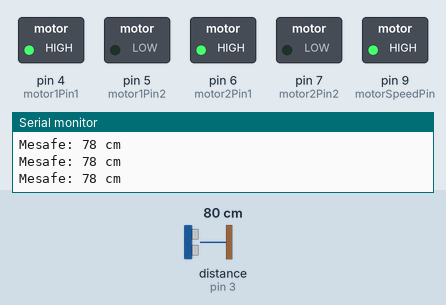
This sketch was run on a simulated Arduino Uno, built with avr-gcc and run on an emulated ATmega328P. On the bench: switched loads named in the sketch (green lamp = pin HIGH), the last lines printed to the serial monitor. Wiring (inferred from the names in the program): ultrasonic range finder: trigger pin 2; echo pin 3. The inputs (shaded band) are chosen by the test bench; at power-on: distance to the obstacle (sensor on pin 3) 80 cm. The echo pulse lasts 58.3 µs per cm; pins used as bus, display or sensor lines are not drawn.

Above: at 1.2 s.
1.3 s: distance to the obstacle (sensor on pin 3) set to 55 cm
4.3 s: distance to the obstacle (sensor on pin 3) set to 46 cm
At 4.7 s:
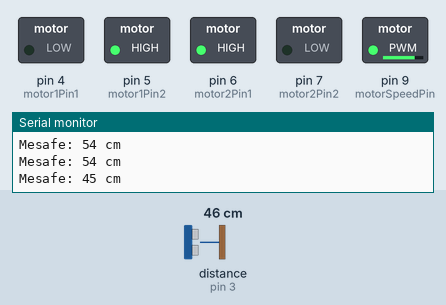
5.8 s: distance to the obstacle (sensor on pin 3) set to 35 cm
7.3 s: distance to the obstacle (sensor on pin 3) set to 28 cm
At 7.7 s:
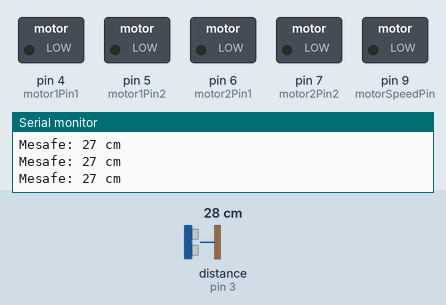
8.8 s: distance to the obstacle (sensor on pin 3) set to 120 cm
At 9.2 s:
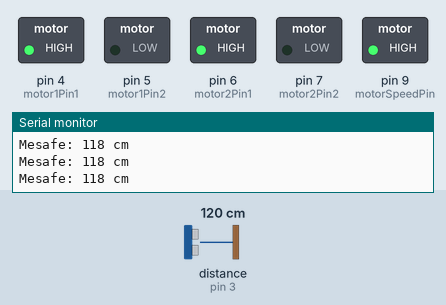
10.3 s: distance to the obstacle (sensor on pin 3) set to 2 cm
At 10.8 s:
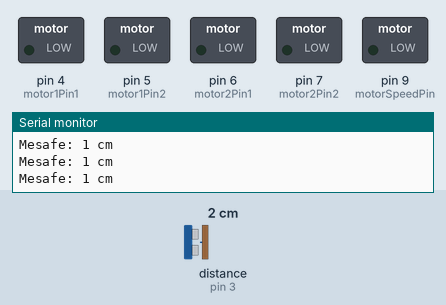
Timing chart, 0 to 13.3 s (numbered marks = the images above; inputs shaded):
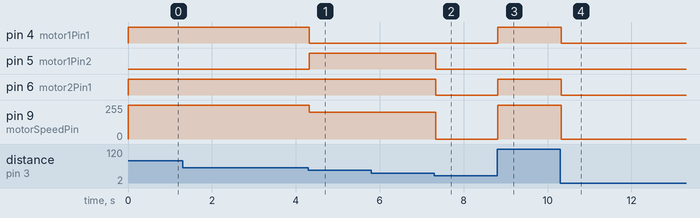

Measured:
- the behaviour switches between 52 and 51 cm on distance to the obstacle (sensor on pin 3) (found by bisection; images 0 and 1)
- the behaviour switches between 32 and 31 cm on distance to the obstacle (sensor on pin 3) (found by bisection; images 1 and 2)
- after the input at 4.3 s, pin 4 (motor1Pin1): HIGH → LOW at once; pin 5 (motor1Pin2): LOW → HIGH at once; pin 9 (motorSpeedPin): 255/255 → 200/255 at once
- after the input at 7.3 s, pin 5 (motor1Pin2), pin 6 (motor2Pin1): HIGH → LOW at once; pin 9 (motorSpeedPin): 200/255 → 0/255 at once
- after the input at 8.8 s, pin 4 (motor1Pin1), pin 6 (motor2Pin1): LOW → HIGH at once; pin 9 (motorSpeedPin): 0/255 → 255/255 at once
- after the input at 10.3 s, pin 4 (motor1Pin1), pin 6 (motor2Pin1): HIGH → LOW at once; pin 9 (motorSpeedPin): 255/255 → 0/255 at once

The sketch:

arduino.ino
```cpp
// Pin tanımlamaları
const int trigPin = 2;
const int echoPin = 3;
const int motor1Pin1 = 4;
const int motor1Pin2 = 5;
const int motor2Pin1 = 6;
const int motor2Pin2 = 7;
const int motorSpeedPin = 9;

// Değişken tanımlamaları
long duration;
int distance;

void setup() {
  // Pin tanımlamaları
  pinMode(trigPin, OUTPUT);
  pinMode(echoPin, INPUT);
  pinMode(motor1Pin1, OUTPUT);
  pinMode(motor1Pin2, OUTPUT);
  pinMode(motor2Pin1, OUTPUT);
  pinMode(motor2Pin2, OUTPUT);
  pinMode(motorSpeedPin, OUTPUT);

  // Seri haberleşme başlatma
  Serial.begin(9600);
}

void loop() {
  // Ultrasonik sensörden mesafe ölçme
  digitalWrite(trigPin, LOW);
  delayMicroseconds(2);
  digitalWrite(trigPin, HIGH);
  delayMicroseconds(10);
  digitalWrite(trigPin, LOW);
  duration = pulseIn(echoPin, HIGH);
  distance = duration * 0.034 / 2;
  Serial.print("Mesafe: ");
  Serial.print(distance);
  Serial.println(" cm");

  // Araba hareketlerini kontrol etme
  if (distance > 50) {
    // İleri git
    digitalWrite(motor1Pin1, HIGH);
    digitalWrite(motor1Pin2, LOW);
    digitalWrite(motor2Pin1, HIGH);
    digitalWrite(motor2Pin2, LOW);
    analogWrite(motorSpeedPin, 255);
  }
  else if (distance > 30) {
    // Sol dönüş yap
    digitalWrite(motor1Pin1, LOW);
    digitalWrite(motor1Pin2, HIGH);
    digitalWrite(motor2Pin1, HIGH);
    digitalWrite(motor2Pin2, LOW);
    analogWrite(motorSpeedPin, 200);
    delay(500);
  }
  else if (distance > 30) {
   // İleri git
    digitalWrite(motor1Pin1, HIGH);
    digitalWrite(motor1Pin2, LOW);
    digitalWrite(motor2Pin1, HIGH);
    digitalWrite(motor2Pin2, LOW);
    analogWrite(motorSpeedPin, 255);
  }
  else if (distance > 50) {
    // Sağ dönüş yap
    digitalWrite(motor1Pin1, HIGH);
    digitalWrite(motor1Pin2, LOW);
    digitalWrite(motor2Pin1, LOW);
    digitalWrite(motor2Pin2, HIGH);
    analogWrite(motorSpeedPin, 200);
    delay(500);
  }
  else if (distance > 50) {
    // İleri git
    digitalWrite(motor1Pin1, HIGH);
    digitalWrite(motor1Pin2, LOW);
    digitalWrite(motor2Pin1, HIGH);
    digitalWrite(motor2Pin2, LOW);
    analogWrite(motorSpeedPin, 255);
  }
  else if (distance > 30) {
    // Sağ dönüş yap
    digitalWrite(motor1Pin1, HIGH);
    digitalWrite(motor1Pin2, LOW);
    digitalWrite(motor2Pin1, LOW);
    digitalWrite(motor2Pin2, HIGH);
    analogWrite(motorSpeedPin, 200);
    delay(500);
  }
   else if (distance > 30) {
    // İleri git
    digitalWrite(motor1Pin1, HIGH);
    digitalWrite(motor1Pin2, LOW);
    digitalWrite(motor2Pin1, HIGH);
    digitalWrite(motor2Pin2, LOW);
    analogWrite(motorSpeedPin, 255);
  }
   else if (distance > 50) {
    // Sol dönüş yap
    digitalWrite(motor1Pin1, LOW);
    digitalWrite(motor1Pin2, HIGH);
    digitalWrite(motor2Pin1, HIGH);
    digitalWrite(motor2Pin2, LOW);
    analogWrite(motorSpeedPin, 200);
    delay(500);
  }
  else if (distance > 50) {
    // İleri git
    digitalWrite(motor1Pin1, HIGH);
    digitalWrite(motor1Pin2, LOW);
    digitalWrite(motor2Pin1, HIGH);
    digitalWrite(motor2Pin2, LOW);
    analogWrite(motorSpeedPin, 255);
  }

  else {
    // Dur
    digitalWrite(motor1Pin1, LOW);
    digitalWrite(motor1Pin2, LOW);
    digitalWrite(motor2Pin1, LOW);
    digitalWrite(motor2Pin2, LOW);
    analogWrite(motorSpeedPin, 0);
  }
}
```
